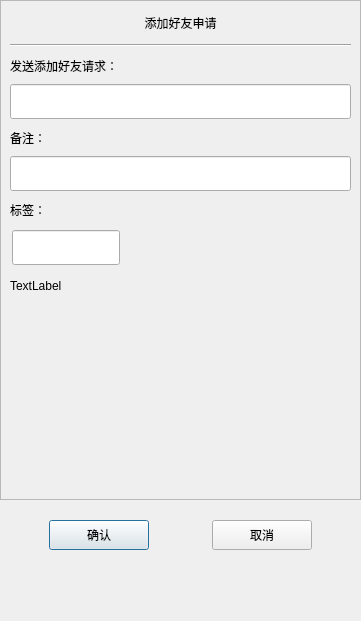
<?xml version="1.0" encoding="UTF-8"?>
<ui version="4.0">
 <class>ApplyFriendDialog</class>
 <widget class="QDialog" name="ApplyFriendDialog">
  <property name="geometry">
   <rect>
    <x>0</x>
    <y>0</y>
    <width>361</width>
    <height>621</height>
   </rect>
  </property>
  <property name="minimumSize">
   <size>
    <width>361</width>
    <height>621</height>
   </size>
  </property>
  <property name="maximumSize">
   <size>
    <width>361</width>
    <height>621</height>
   </size>
  </property>
  <property name="windowTitle">
   <string>Dialog</string>
  </property>
  <layout class="QVBoxLayout" name="verticalLayout">
   <property name="spacing">
    <number>0</number>
   </property>
   <property name="leftMargin">
    <number>0</number>
   </property>
   <property name="topMargin">
    <number>0</number>
   </property>
   <property name="rightMargin">
    <number>0</number>
   </property>
   <property name="bottomMargin">
    <number>0</number>
   </property>
   <item>
    <widget class="QScrollArea" name="scrollArea">
     <property name="minimumSize">
      <size>
       <width>0</width>
       <height>500</height>
      </size>
     </property>
     <property name="widgetResizable">
      <bool>true</bool>
     </property>
     <widget class="QWidget" name="scrollcontent">
      <property name="geometry">
       <rect>
        <x>0</x>
        <y>0</y>
        <width>359</width>
        <height>498</height>
       </rect>
      </property>
      <layout class="QVBoxLayout" name="verticalLayout_2">
       <property name="spacing">
        <number>0</number>
       </property>
       <property name="leftMargin">
        <number>0</number>
       </property>
       <property name="rightMargin">
        <number>0</number>
       </property>
       <item>
        <widget class="QLabel" name="apply_lab">
         <property name="minimumSize">
          <size>
           <width>0</width>
           <height>25</height>
          </size>
         </property>
         <property name="maximumSize">
          <size>
           <width>16777215</width>
           <height>25</height>
          </size>
         </property>
         <property name="text">
          <string>添加好友申请</string>
         </property>
         <property name="alignment">
          <set>Qt::AlignCenter</set>
         </property>
        </widget>
       </item>
       <item>
        <widget class="QWidget" name="apply_wid" native="true">
         <layout class="QVBoxLayout" name="verticalLayout_3">
          <item>
           <widget class="Line" name="line">
            <property name="orientation">
             <enum>Qt::Horizontal</enum>
            </property>
           </widget>
          </item>
          <item>
           <widget class="QLabel" name="label">
            <property name="minimumSize">
             <size>
              <width>0</width>
              <height>25</height>
             </size>
            </property>
            <property name="maximumSize">
             <size>
              <width>16777215</width>
              <height>25</height>
             </size>
            </property>
            <property name="text">
             <string>发送添加好友请求：</string>
            </property>
           </widget>
          </item>
          <item>
           <widget class="CustomizeEdit" name="edit_name">
            <property name="minimumSize">
             <size>
              <width>0</width>
              <height>35</height>
             </size>
            </property>
            <property name="maximumSize">
             <size>
              <width>16777215</width>
              <height>35</height>
             </size>
            </property>
           </widget>
          </item>
          <item>
           <widget class="QLabel" name="label_2">
            <property name="minimumSize">
             <size>
              <width>0</width>
              <height>25</height>
             </size>
            </property>
            <property name="maximumSize">
             <size>
              <width>16777215</width>
              <height>25</height>
             </size>
            </property>
            <property name="text">
             <string>备注：</string>
            </property>
           </widget>
          </item>
          <item>
           <widget class="CustomizeEdit" name="edit_back">
            <property name="minimumSize">
             <size>
              <width>0</width>
              <height>35</height>
             </size>
            </property>
            <property name="maximumSize">
             <size>
              <width>16777215</width>
              <height>35</height>
             </size>
            </property>
           </widget>
          </item>
          <item>
           <widget class="QLabel" name="label_3">
            <property name="minimumSize">
             <size>
              <width>0</width>
              <height>25</height>
             </size>
            </property>
            <property name="maximumSize">
             <size>
              <width>16777215</width>
              <height>25</height>
             </size>
            </property>
            <property name="text">
             <string>标签：</string>
            </property>
           </widget>
          </item>
          <item>
           <widget class="QWidget" name="lab_group_wid" native="true">
            <property name="minimumSize">
             <size>
              <width>0</width>
              <height>50</height>
             </size>
            </property>
            <layout class="QVBoxLayout" name="verticalLayout_4">
             <property name="spacing">
              <number>0</number>
             </property>
             <property name="leftMargin">
              <number>0</number>
             </property>
             <property name="topMargin">
              <number>0</number>
             </property>
             <property name="rightMargin">
              <number>0</number>
             </property>
             <property name="bottomMargin">
              <number>0</number>
             </property>
             <item>
              <widget class="QWidget" name="gridWidget" native="true">
               <property name="minimumSize">
                <size>
                 <width>0</width>
                 <height>40</height>
                </size>
               </property>
               <property name="maximumSize">
                <size>
                 <width>16777215</width>
                 <height>40</height>
                </size>
               </property>
               <widget class="CustomizeEdit" name="lab_edit">
                <property name="geometry">
                 <rect>
                  <x>2</x>
                  <y>2</y>
                  <width>108</width>
                  <height>35</height>
                 </rect>
                </property>
                <property name="maximumSize">
                 <size>
                  <width>16777215</width>
                  <height>35</height>
                 </size>
                </property>
               </widget>
              </widget>
             </item>
             <item>
              <widget class="QWidget" name="inputWidget" native="true">
               <property name="minimumSize">
                <size>
                 <width>0</width>
                 <height>35</height>
                </size>
               </property>
               <property name="maximumSize">
                <size>
                 <width>16777215</width>
                 <height>35</height>
                </size>
               </property>
               <layout class="QVBoxLayout" name="verticalLayout_5">
                <property name="spacing">
                 <number>0</number>
                </property>
                <property name="leftMargin">
                 <number>0</number>
                </property>
                <property name="topMargin">
                 <number>0</number>
                </property>
                <property name="rightMargin">
                 <number>0</number>
                </property>
                <property name="bottomMargin">
                 <number>0</number>
                </property>
                <item>
                 <widget class="ClickedOnceLabel" name="tip_lab">
                  <property name="text">
                   <string>TextLabel</string>
                  </property>
                 </widget>
                </item>
               </layout>
              </widget>
             </item>
            </layout>
           </widget>
          </item>
          <item>
           <widget class="QWidget" name="widget" native="true">
            <property name="minimumSize">
             <size>
              <width>0</width>
              <height>60</height>
             </size>
            </property>
            <layout class="QHBoxLayout" name="horizontalLayout_2">
             <property name="spacing">
              <number>7</number>
             </property>
             <property name="leftMargin">
              <number>0</number>
             </property>
             <property name="topMargin">
              <number>0</number>
             </property>
             <property name="rightMargin">
              <number>0</number>
             </property>
             <property name="bottomMargin">
              <number>0</number>
             </property>
             <item>
              <widget class="QWidget" name="lab_list" native="true">
               <property name="minimumSize">
                <size>
                 <width>287</width>
                 <height>50</height>
                </size>
               </property>
               <property name="maximumSize">
                <size>
                 <width>287</width>
                 <height>16777215</height>
                </size>
               </property>
              </widget>
             </item>
             <item>
              <widget class="QWidget" name="more_lab_wid" native="true">
               <layout class="QVBoxLayout" name="verticalLayout_6">
                <item>
                 <spacer name="verticalSpacer_3">
                  <property name="orientation">
                   <enum>Qt::Vertical</enum>
                  </property>
                  <property name="sizeHint" stdset="0">
                   <size>
                    <width>20</width>
                    <height>40</height>
                   </size>
                  </property>
                 </spacer>
                </item>
                <item>
                 <widget class="ClickedOnceLabel" name="more_lab">
                  <property name="minimumSize">
                   <size>
                    <width>25</width>
                    <height>25</height>
                   </size>
                  </property>
                  <property name="maximumSize">
                   <size>
                    <width>25</width>
                    <height>25</height>
                   </size>
                  </property>
                  <property name="text">
                   <string/>
                  </property>
                 </widget>
                </item>
                <item>
                 <spacer name="verticalSpacer_4">
                  <property name="orientation">
                   <enum>Qt::Vertical</enum>
                  </property>
                  <property name="sizeHint" stdset="0">
                   <size>
                    <width>20</width>
                    <height>40</height>
                   </size>
                  </property>
                 </spacer>
                </item>
               </layout>
              </widget>
             </item>
            </layout>
           </widget>
          </item>
         </layout>
        </widget>
       </item>
      </layout>
     </widget>
    </widget>
   </item>
   <item>
    <spacer name="verticalSpacer">
     <property name="orientation">
      <enum>Qt::Vertical</enum>
     </property>
     <property name="sizeType">
      <enum>QSizePolicy::Fixed</enum>
     </property>
     <property name="sizeHint" stdset="0">
      <size>
       <width>20</width>
       <height>10</height>
      </size>
     </property>
    </spacer>
   </item>
   <item>
    <widget class="QWidget" name="apply_sure_wid" native="true">
     <property name="minimumSize">
      <size>
       <width>0</width>
       <height>50</height>
      </size>
     </property>
     <layout class="QHBoxLayout" name="horizontalLayout">
      <item>
       <spacer name="horizontalSpacer">
        <property name="orientation">
         <enum>Qt::Horizontal</enum>
        </property>
        <property name="sizeType">
         <enum>QSizePolicy::Fixed</enum>
        </property>
        <property name="sizeHint" stdset="0">
         <size>
          <width>40</width>
          <height>20</height>
         </size>
        </property>
       </spacer>
      </item>
      <item>
       <widget class="ClickedBtn" name="btn_ok">
        <property name="minimumSize">
         <size>
          <width>100</width>
          <height>30</height>
         </size>
        </property>
        <property name="text">
         <string>确认</string>
        </property>
       </widget>
      </item>
      <item>
       <spacer name="horizontalSpacer_2">
        <property name="orientation">
         <enum>Qt::Horizontal</enum>
        </property>
        <property name="sizeHint" stdset="0">
         <size>
          <width>30</width>
          <height>20</height>
         </size>
        </property>
       </spacer>
      </item>
      <item>
       <widget class="ClickedBtn" name="btn_cancel">
        <property name="minimumSize">
         <size>
          <width>100</width>
          <height>30</height>
         </size>
        </property>
        <property name="text">
         <string>取消</string>
        </property>
       </widget>
      </item>
      <item>
       <spacer name="horizontalSpacer_3">
        <property name="orientation">
         <enum>Qt::Horizontal</enum>
        </property>
        <property name="sizeType">
         <enum>QSizePolicy::Fixed</enum>
        </property>
        <property name="sizeHint" stdset="0">
         <size>
          <width>40</width>
          <height>20</height>
         </size>
        </property>
       </spacer>
      </item>
     </layout>
    </widget>
   </item>
   <item>
    <spacer name="verticalSpacer_2">
     <property name="orientation">
      <enum>Qt::Vertical</enum>
     </property>
     <property name="sizeHint" stdset="0">
      <size>
       <width>20</width>
       <height>40</height>
      </size>
     </property>
    </spacer>
   </item>
  </layout>
 </widget>
 <customwidgets>
  <customwidget>
   <class>ClickedBtn</class>
   <extends>QPushButton</extends>
   <header location="global">clickedbtn.h</header>
  </customwidget>
  <customwidget>
   <class>CustomizeEdit</class>
   <extends>QLineEdit</extends>
   <header location="global">customizeedit.h</header>
  </customwidget>
  <customwidget>
   <class>ClickedOnceLabel</class>
   <extends>QLabel</extends>
   <header location="global">clickedoncelabel.h</header>
  </customwidget>
 </customwidgets>
 <resources/>
 <connections/>
</ui>
